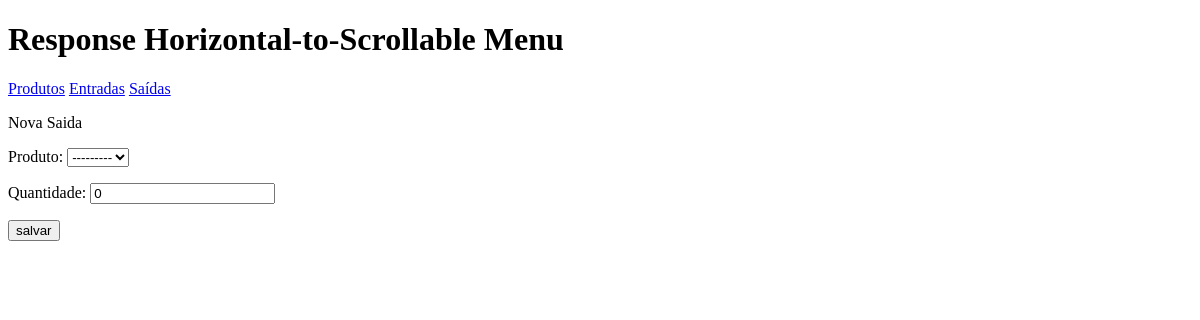
The app's page /saida/new_saida, older data.
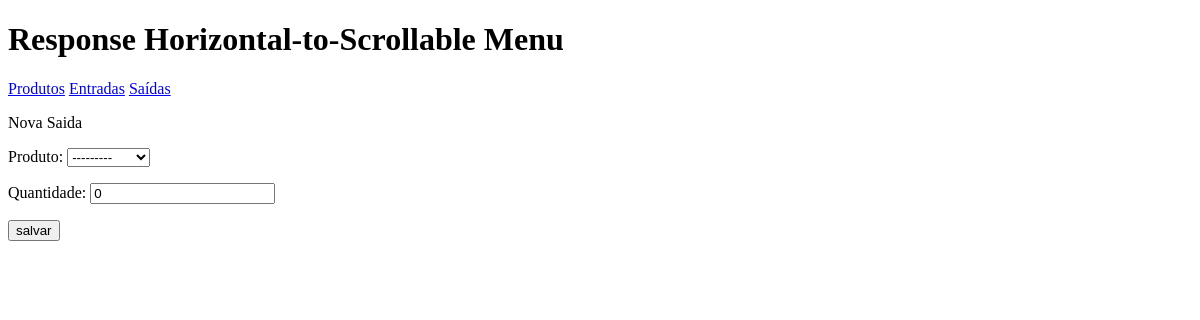
The same page, newer data.
### produto/models.py (models this page shows, shortened)
class Produtos(models.Model):
    produto = models.CharField('Produto', max_length=200)
    cor = models.ForeignKey(Cores, on_delete=models.PROTECT, verbose_name='Cor')
    descricao = models.TextField('Descriçao', blank=True)
    quantidade = models.IntegerField('Quantidade', default=0)
    preco = models.DecimalField('Preço', decimal_places=2, max_digits=8, default=0)
    criado = models.DateTimeField('Criado em', auto_now_add=True)
    modificado = models.DateField('Modificado em', auto_now=True)
    def __str__(self):
        return self.produto
    class Meta:
        verbose_name = 'Produto'
        verbose_name_plural = 'Produtos'
        ordering = ['-produto']

### saida/views.py (the view)
# urls.py: path('new_saida', new_saida, name='new_saida'),
def new_saida(request):
    if request.method == 'POST':
        form = SaidaForm(request.POST)
        if form.is_valid():
            form.save(commit=False)
            form.cleaned_data['produto'].quantidade = form.cleaned_data['produto'].quantidade + form.cleaned_data['quantidade']
            form.cleaned_data['produto'].save_base()
            form.save()
            return redirect('saida:list_saida')
    else:
        template_name = 'new_saida.html'
        context = {
            'form': SaidaForm()
        }
        return render(request, template_name, context)

### saida/forms.py
class SaidaForm(ModelForm):
    class Meta:
        model = Saidas
        fields = ['produto', 'quantidade']

### saida/templates/new_saida.html (shortened to what this page needs)
{% extends 'base.html' %}
{% block product %}
<p>Nova Saida</p>
<form action="{% url 'saida:new_saida' %}" method="POST">
  {{ form.as_p }}
  <button class="button is-primary" type="submit">salvar</button>
</form>
{% endblock %}

Row changes from the older to the newer data that the page shows:
added Produtos: produto "---------", quantidade "0"
Text that changed along with them:
form field produto: "---------" → (not shown)
form field quantidade: "0" → (not shown)
